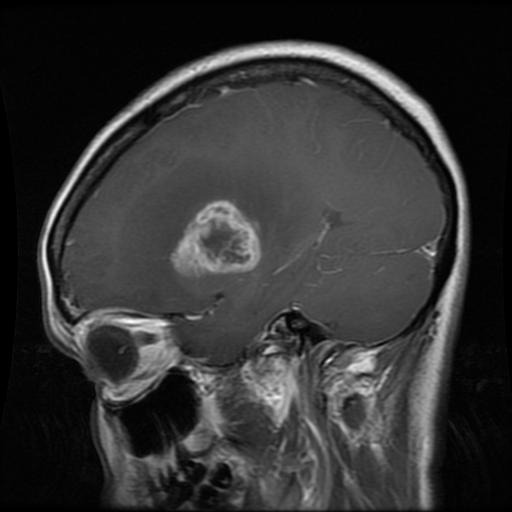
%> input picture Training/glioma_tumor/gg (106).jpg, 512 x 512 px; its folder holds only this picture in this run
$ octave Main.m   (GNU Octave 9; MATLAB toolbox functions it lacks are replaced by stand-ins)
%> lines starting %> are read from the running program, lines starting %| are printed output that depends on the picture
### createMask.m
function [BW,maskedRGBImage] = createMask(RGB)
%  [BW,MASKEDRGBIMAGE] = createMask(RGB) thresholds image RGB, The colorspace and
%  minimum/maximum values for each channel of the colorspace were set in the
%  App and result in a binary mask BW and a composite image maskedRGBImage,
%  which shows the original RGB image values under the mask BW.
% Convert RGB image to chosen color space
I = rgb2hsv(RGB);

% Define thresholds for channel 1 based on histogram settings
channel1Min = 0.056;
channel1Max = 0.136;

% Define thresholds for channel 2 based on histogram settings
channel2Min = 0.128;
channel2Max = 1.000;

% Define thresholds for channel 3 based on histogram settings
channel3Min = 0.087;
channel3Max = 0.913;

% Create mask based on chosen histogram thresholds
sliderBW = (I(:,:,1) >= channel1Min ) & (I(:,:,1) <= channel1Max) & ...
    (I(:,:,2) >= channel2Min ) & (I(:,:,2) <= channel2Max) & ...
    (I(:,:,3) >= channel3Min ) & (I(:,:,3) <= channel3Max);
BW = sliderBW;

% Initialize output masked image based on input image.
maskedRGBImage = RGB;

% Set background pixels where BW is false to zero.
maskedRGBImage(repmat(~BW,[1 1 3])) = 0;

end

### Main.m
%% Project Title: Brain Tumor Detection

while true
    choice = menu('Disease Detection', '....... Training........', '....... Testing......', '........ Close........');
%> the answer given: 1

    if choice == 1
        %% Image Read for Training
        Train_Feat = [];  % Initialize feature matrix
        Train_Label = []; % Initialize label vector
        basePath = 'C:/Users/paulj/OneDrive/Documents/GitHub/Brain-Tumor/Training/';

        % Define the class labels and their corresponding folder names
        classLabels = {'glioma_tumor', 'meningioma_tumor', 'pituitary_tumor', 'no_tumor'};

        % Loop through each class folder
        for i = 1:length(classLabels)
            className = classLabels{i};
            classFolder = fullfile(basePath, className);  % Full path to the class folder
            imageFiles = dir(fullfile(classFolder, '*.jpg'));  % Get all jpg files in the folder

            disp(['Found ', num2str(length(imageFiles)), ' images in ', className, ' folder.']);  % Debugging statement

            % Loop through each image file in the class folder
            for k = 1:length(imageFiles)
                filePath = fullfile(classFolder, imageFiles(k).name);  % Full path to the image
                I = imread(filePath);
%> I is the input picture: size 512x512x3 uint8; min 0, max 255, mean 51
                I = imresize(I, [512, 512]);  % Resize to 512x512

                % Data Augmentation
                % Randomly apply transformations
                if rand() > 0.5
                    I = imrotate(I, randi([-15, 15]));  % Random rotation
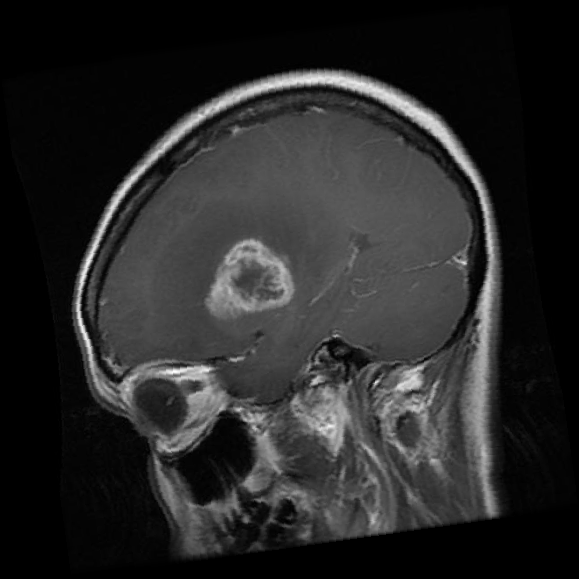
%> I: size 579x579x3 uint8; min 0, max 255, mean 39.9
                end
                if rand() > 0.5
                    I = flip(I, 1);  % Random vertical flip
                end
                if rand() > 0.5
                    I = flip(I, 2);  % Random horizontal flip
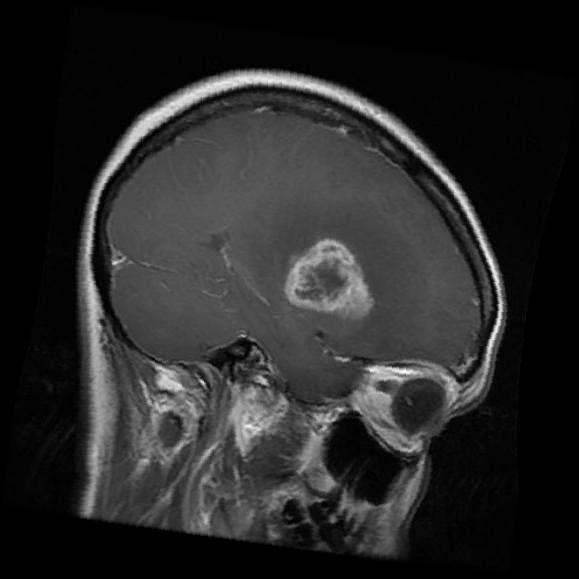
%> I: size 579x579x3 uint8; min 0, max 255, mean 39.9; mean of the top-left, top-right, bottom-left and bottom-right quarters 39.2, 32.7, 49.6, 38.1
                end
                if rand() > 0.5
                    % Randomly adjust brightness
                    I = imadjust(I, [], [], rand() * 0.2 + 0.9); % Adjust brightness
                end
                if rand() > 0.5
                    % Add Gaussian noise
                    I = imnoise(I, 'gaussian', 0, 0.01); % Add Gaussian noise
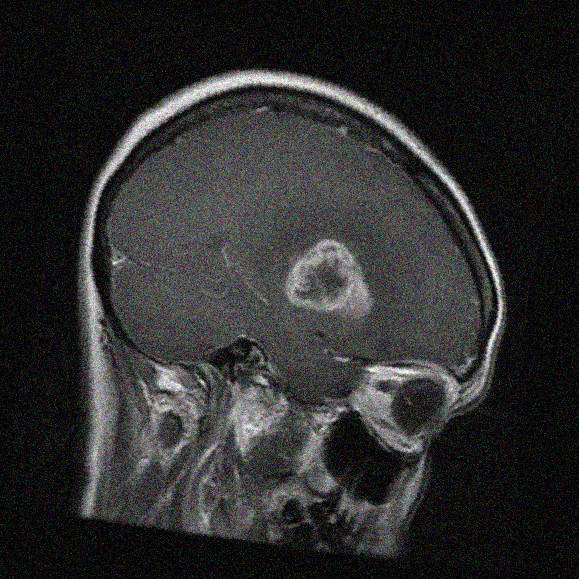
%> I: size 579x579x3 uint8; mean R, G, B 44.6, 44.6, 44.6
                end

                [I3, RGB] = createMask(I);
%> in createMask, `I = rgb2hsv(RGB);`: I: size 579x579x3 double; mean H, S, V 0.44, 0.661, 0.243
%> in createMask, `sliderBW = (I(:,:,1) >= channel1Min ) & (I(:,:,1) <= channel1Max) & (I..`:
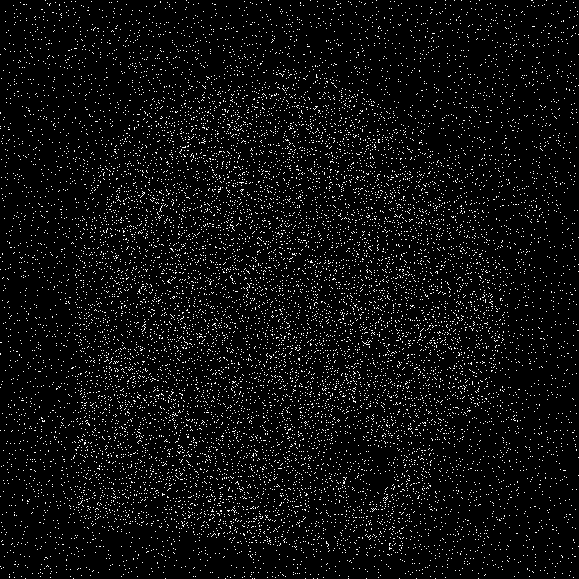
%> sliderBW: size 579x579 logical; 5.3% white in thin lines or dots
%> in createMask, `maskedRGBImage(repmat(~BW,[1 1 3])) = 0;`:
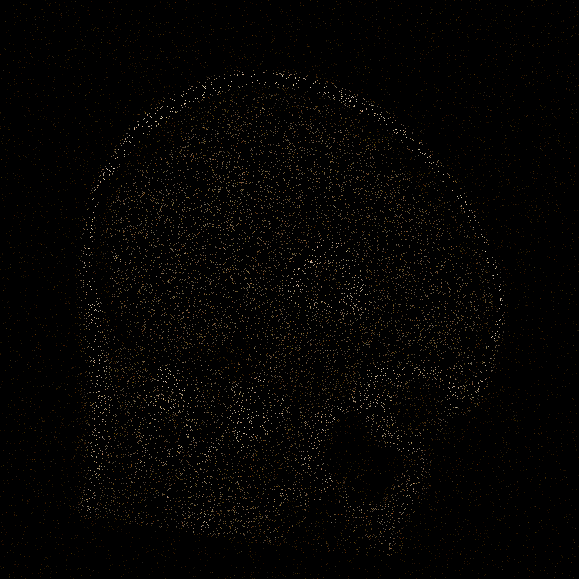
%> maskedRGBImage: size 579x579x3 uint8; mean R, G, B 4.3, 3.4, 2.1
                seg_img = RGB;
                img = rgb2gray(seg_img);

                % Feature Extraction
                % Calculate GLCM and extract features
                glcms = graycomatrix(img);
%> glcms = [309290 3786 5208 1974 732 373 128 0; 3774 120 112 13 0 0 0 0; 5234 103 297 71 2 0 0 0; 1958 10 87 55 19 2 2 0; 739 0 3 16 20 6 0 0; 365 0 0 4 10 9 4 0; 131 0 0 0 1 2 2 0; 0 0 0 0 0 0 0 0]
                stats = graycoprops(glcms, 'Contrast Correlation Energy Homogeneity');
%> stats = {Contrast 0.408}
                Contrast = stats.Contrast;
%> Contrast = 0.408
%> (the run ends here)

$ run again, on Training/glioma_tumor/gg (203).jpg
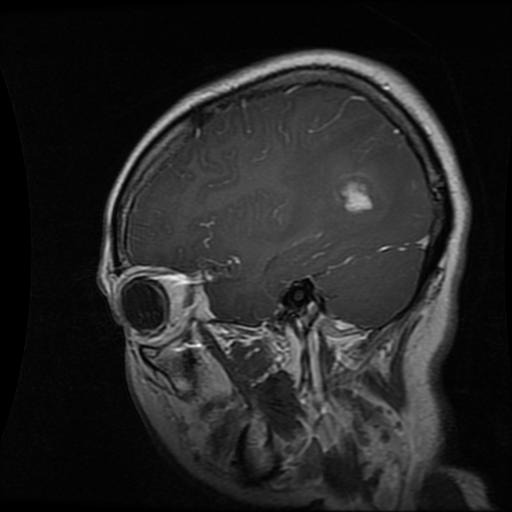
%> input picture Training/glioma_tumor/gg (203).jpg, 512 x 512 px
%> I is the input picture: size 512x512x3 uint8; min 0, max 249, mean 36.5
%> in createMask, `sliderBW = (I(:,:,1) >= channel1Min ) & (I(:,:,1) <= channel1Max) & (I..`:
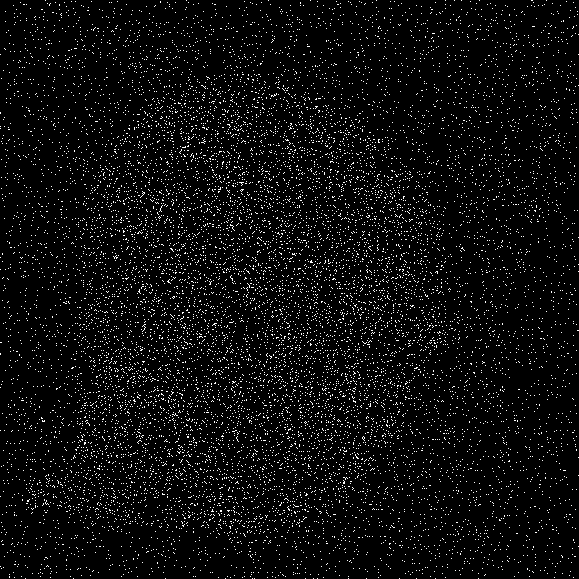
%> sliderBW: size 579x579 logical; 5% white in thin lines or dots
%> in createMask, `maskedRGBImage(repmat(~BW,[1 1 3])) = 0;`:
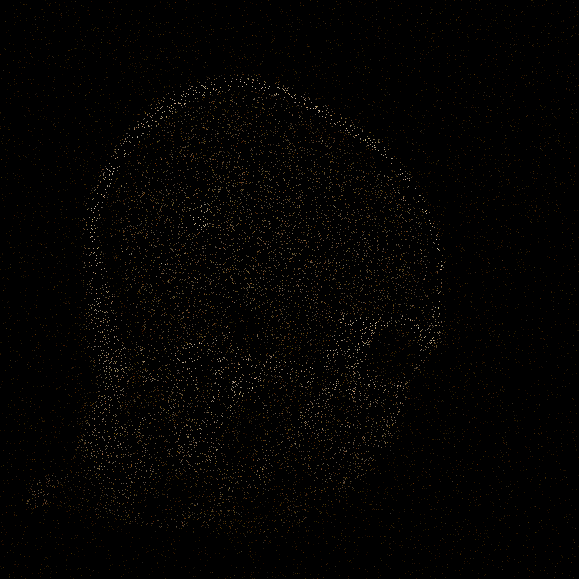
%> maskedRGBImage: size 579x579x3 uint8; mean R, G, B 3.5, 2.6, 1.4
%> glcms = [312875 5054 3611 1119 495 203 26 0; 5055 185 115 12 0 0 0 0; 3608 123 161 29 5 0 0 0; 1124 4 37 38 7 3 0 0; 491 1 2 14 13 7 0 0; 204 0 0 1 8 6 0 0; 26 0 0 0 0 0 0 0; 0 0 0 0 0 0 0 0]
%> stats = {Contrast 0.261}
%> Contrast = 0.261
